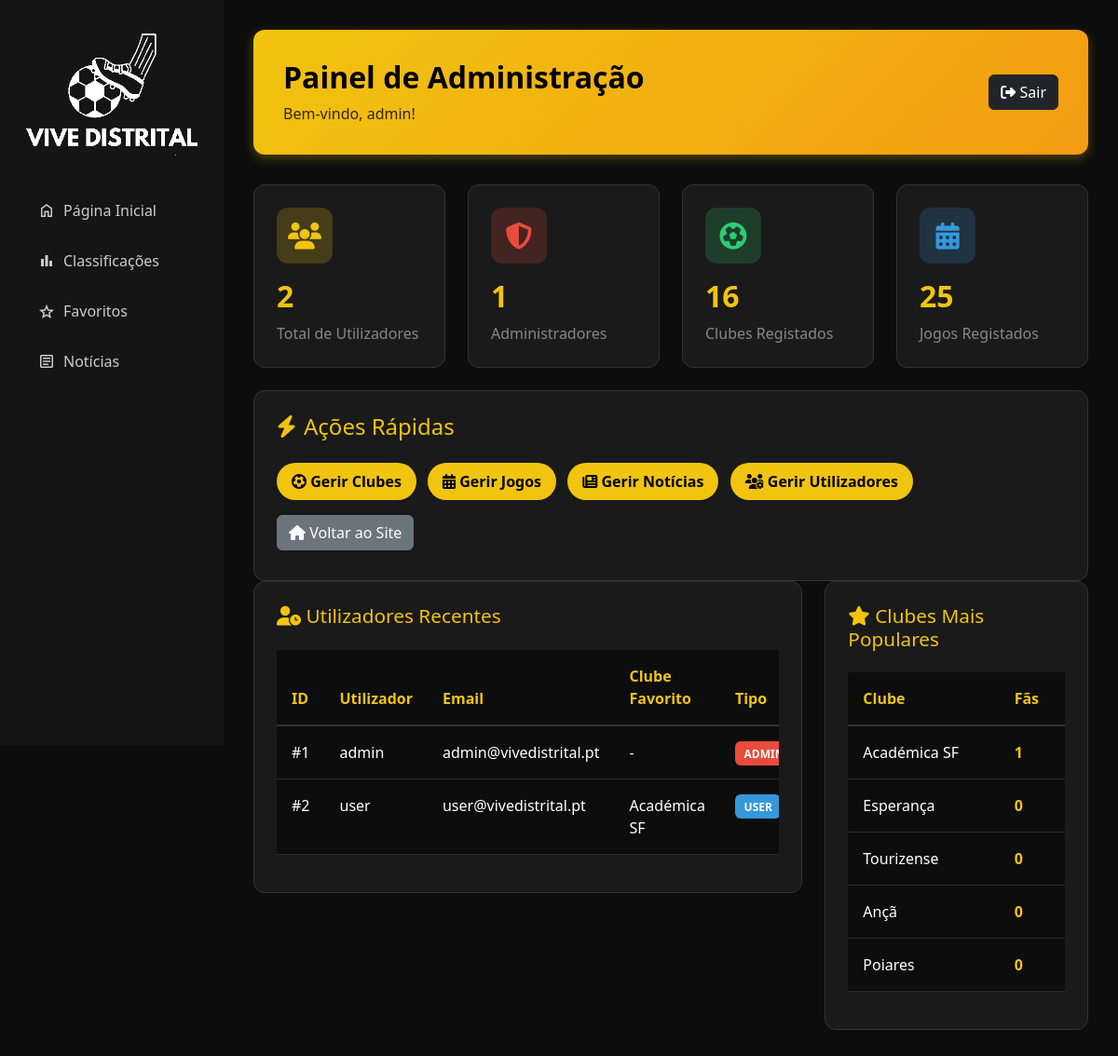
Screenshot of /admin/admin.php (signed in) with the database file from the repository.
### tables this page shows
CREATE TABLE utilizadores (
    id INT AUTO_INCREMENT PRIMARY KEY,
    username VARCHAR(50) NOT NULL UNIQUE,
    password VARCHAR(255) NOT NULL,
    email VARCHAR(100),
    clube_favorito_id INT,
    is_admin TINYINT(1) DEFAULT 0,
    is_jornalista TINYINT(1) DEFAULT 0,
    created_at TIMESTAMP DEFAULT CURRENT_TIMESTAMP,
    last_login TIMESTAMP NULL,
    FOREIGN KEY (clube_favorito_id) REFERENCES clubes(id) ON DELETE SET NULL,
    INDEX idx_username (username)
);

CREATE TABLE clubes (
    id INT AUTO_INCREMENT PRIMARY KEY,
    nome VARCHAR(100) NOT NULL,
    codigo VARCHAR(50) NOT NULL UNIQUE,
    logo VARCHAR(255) DEFAULT 'imgs/equipas/default.png',
    created_at TIMESTAMP DEFAULT CURRENT_TIMESTAMP,
    INDEX idx_codigo (codigo)
);

### includes/config.php (called while the page is built, shortened)
<?php
$pdo = new PDO("mysql:host=" . DB_HOST . ";dbname=" . DB_NAME . ";charset=utf8mb4", DB_USER, DB_PASS, [
    PDO::ATTR_ERRMODE => PDO::ERRMODE_EXCEPTION,
    PDO::ATTR_DEFAULT_FETCH_MODE => PDO::FETCH_ASSOC,
    PDO::ATTR_EMULATE_PREPARES => false
]);
$pdo->exec("SET NAMES utf8mb4");
$pdo->exec("SET CHARACTER SET utf8mb4");
function url($path = '') {
    return BASE_URL . $path;
}
function isLoggedIn() {
    return isset($_SESSION['user_id']);
}
function getLoggedUser() {
    global $pdo;
    $stmt = $pdo->prepare("SELECT u.*, c.nome as clube_favorito_nome, c.codigo as clube_favorito_codigo, c.logo as clube_favorito_logo FROM utilizadores u LEFT JOIN clubes c ON u.clube_favorito_id = c.id WHERE u.id = ?");
    $stmt->execute([$_SESSION['user_id']]);
    return $stmt->fetch();
}
?>

### admin/admin.php (the view, shortened to what this page needs)
<?php
require_once __DIR__ . '/../includes/config.php';
$user = getLoggedUser();
$stats = [];
$stmt = $pdo->query("SELECT COUNT(*) as total FROM utilizadores");
$stats['total_users'] = $stmt->fetch()['total'];
$stmt = $pdo->query("SELECT COUNT(*) as total FROM utilizadores WHERE is_admin = 1");
$stats['total_admins'] = $stmt->fetch()['total'];
$stmt = $pdo->query("SELECT COUNT(*) as total FROM clubes");
$stats['total_clubes'] = $stmt->fetch()['total'];
$stmt = $pdo->query("SELECT COUNT(*) as total FROM jogos");
$stats['total_jogos'] = $stmt->fetch()['total'];
$stmt = $pdo->query("SELECT u.*, c.nome as clube_favorito_nome FROM utilizadores u LEFT JOIN clubes c ON u.clube_favorito_id = c.id ORDER BY u.created_at DESC LIMIT 10");
$recent_users = $stmt->fetchAll();
$stmt = $pdo->query("SELECT c.nome, COUNT(u.id) as total_fans FROM clubes c LEFT JOIN utilizadores u ON c.id = u.clube_favorito_id GROUP BY c.id, c.nome ORDER BY total_fans DESC LIMIT 5");
$popular_clubs = $stmt->fetchAll();
?>
<!DOCTYPE html>
<html lang="pt">
<head>
    <link href="https://cdn.jsdelivr.net/npm/bootstrap@5.3.0/dist/css/bootstrap.min.css" rel="stylesheet">
    <link rel="stylesheet" href="https://cdnjs.cloudflare.com/ajax/libs/font-awesome/6.5.0/css/all.min.css" />
    <link rel="stylesheet" href="<?php echo url('css/comum.css'); ?>">
    <link rel="stylesheet" href="<?php echo url('css/admin.css'); ?>">
</head>
<body>
    <?php include __DIR__ . '/../includes/sidebar.php'; ?>
    <div class="main-content">
        <div class="admin-header">
            <div class="d-flex justify-content-between align-items-center">
                <div>
                    <h1>Painel de Administração</h1>
                    <p>Bem-vindo, <?php echo htmlspecialchars($user['username']); ?>!</p>
                </div>
                <a href="<?php echo url('logout.php'); ?>" class="btn btn-dark">
                    <i class="fas fa-sign-out-alt"></i> Sair
                </a>
            </div>
        </div>
        <div class="row">
            <div class="col-md-3">
                <div class="stat-card">
                    <div class="icon yellow">
                        <i class="fas fa-users"></i>
                    </div>
                    <h3><?php echo $stats['total_users']; ?></h3>
                    <p>Total de Utilizadores</p>
                </div>
            </div>
            <div class="col-md-3">
                <div class="stat-card">
                    <div class="icon red">
                        <i class="fas fa-shield-alt"></i>
                    </div>
                    <h3><?php echo $stats['total_admins']; ?></h3>
                    <p>Administradores</p>
                </div>
            </div>
            <div class="col-md-3">
                <div class="stat-card">
                    <div class="icon green">
                        <i class="fas fa-futbol"></i>
                    </div>
                    <h3><?php echo $stats['total_clubes']; ?></h3>
                    <p>Clubes Registados</p>
                </div>
            </div>
            <div class="col-md-3">
                <div class="stat-card">
                    <div class="icon blue">
                        <i class="fas fa-calendar-alt"></i>
                    </div>
                    <h3><?php echo $stats['total_jogos']; ?></h3>
                    <p>Jogos Registados</p>
                </div>
            </div>
        </div>
        <div class="quick-actions">
            <h4><i class="fas fa-bolt"></i> Ações Rápidas</h4>
            <a href="<?php echo url('admin/admin-clubes.php'); ?>" class="btn btn-primary">
                <i class="fas fa-futbol"></i> Gerir Clubes
            </a>
            <a href="<?php echo url('admin/admin-jogos.php'); ?>" class="btn btn-primary">
                <i class="fas fa-calendar-alt"></i> Gerir Jogos
            </a>
            <a href="<?php echo url('admin/admin-noticias.php'); ?>" class="btn btn-primary">
                <i class="fas fa-newspaper"></i> Gerir Notícias
            </a>
            <a href="<?php echo url('admin/admin-utilizadores.php'); ?>" class="btn btn-primary">
                <i class="fas fa-users-cog"></i> Gerir Utilizadores
            </a>
            <a href="<?php echo url('index.php'); ?>" class="btn btn-secondary">
                <i class="fas fa-home"></i> Voltar ao Site
            </a>
        </div>
        <div class="row">
            <div class="col-lg-8">
                <div class="table-container">
                    <h4><i class="fas fa-user-clock"></i> Utilizadores Recentes</h4>
                    <div class="table-responsive">
                        <table class="table">
                            <thead>
                                <tr>
                                    <th>ID</th>
                                    <th>Utilizador</th>
                                    <th>Email</th>
                                    <th>Clube Favorito</th>
                                    <th>Tipo</th>
                                </tr>
                            </thead>
                            <tbody>
                                <?php foreach ($recent_users as $u): ?>
                                <tr>
                                    <td>#<?php echo $u['id']; ?></td>
                                    <td><?php echo htmlspecialchars($u['username']); ?></td>
                                    <td><?php echo htmlspecialchars($u['email']); ?></td>
                                    <td><?php echo $u['clube_favorito_nome'] ? htmlspecialchars($u['clube_favorito_nome']) : '-'; ?></td>
                                    <td>
                                        <?php if ($u['is_admin']): ?>
                                            <span class="badge-admin">ADMIN</span>
                                        <?php elseif (isset($u['is_jornalista']) && $u['is_jornalista']): ?>
                                            <span class="badge-admin" style="background-color: #3498db;">JORNALISTA</span>
                                        <?php else: ?>
                                            <span class="badge-user">USER</span>
                                        <?php endif; ?>
                                    </td>
                                </tr>
                                <?php endforeach; ?>
                            </tbody>
                        </table>
                    </div>
                </div>
            </div>
            <div class="col-lg-4">
                <div class="table-container">
                    <h4><i class="fas fa-star"></i> Clubes Mais Populares</h4>
                    <div class="table-responsive">
                        <table class="table">
                            <thead>
                                <tr>
                                    <th>Clube</th>
                                    <th>Fãs</th>
                                </tr>
                            </thead>
                            <tbody>
                                <?php foreach ($popular_clubs as $club): ?>
                                <tr>
                                    <td><?php echo htmlspecialchars($club['nome']); ?></td>
                                    <td>
                                        <strong style="color: #f1c40f;">
                                            <?php echo $club['total_fans']; ?>
                                        </strong>
                                    </td>
                                </tr>
                                <?php endforeach; ?>
                            </tbody>
                        </table>
                    </div>
                </div>
            </div>
        </div>
    </div>
</body>
</html>
</body>
</html>

### css/comum.css (style rules this page uses)
:root { --bs-body-bg: #0D0D0D; --bs-body-color: #FFFFFF; --bs-tertiary-bg: #1A1A1A; --primary-accent: #f1c40f; --sidebar-bg: #151515; }
body { background-color: var(--bs-body-bg); color: var(--bs-body-color); }
.btn-primary { background-color: var(--primary-accent); color: #000; border: none; border-radius: 20px; font-weight: 600; padding: 0.5rem 1rem; transition: all 0.3s; }
.main-content { margin-left: 240px; padding: 2rem; }

### css/admin.css (style rules this page uses)
.admin-header { background: linear-gradient(135deg, #f1c40f 0%, #f39c12 100%); color: #000; padding: 2rem; border-radius: 12px; margin-bottom: 2rem; box-shadow: 0 4px 12px rgba(241, 196, 15, 0.3); }
.admin-header h1 { margin: 0; font-size: 2rem; font-weight: 700; color: #000; }
.admin-header p { margin: 0.5rem 0 0 0; opacity: 0.8; color: #000; }
.stat-card { background-color: #1A1A1A; border-radius: 12px; padding: 1.5rem; margin-bottom: 1.5rem; border: 1px solid #333; transition: transform 0.3s, box-shadow 0.3s; }
.stat-card .icon { width: 60px; height: 60px; border-radius: 12px; display: flex; align-items: center; justify-content: center; font-size: 1.8rem; margin-bottom: 1rem; }
.stat-card .icon.yellow { background-color: rgba(241, 196, 15, 0.2); color: #f1c40f; }
.stat-card .icon.blue { background-color: rgba(52, 152, 219, 0.2); color: #3498db; }
.stat-card .icon.green { background-color: rgba(46, 204, 113, 0.2); color: #2ecc71; }
.stat-card .icon.red { background-color: rgba(231, 76, 60, 0.2); color: #e74c3c; }
.stat-card h3 { font-size: 2rem; font-weight: 700; color: #f1c40f; margin: 0; }
.stat-card p { color: #888; margin: 0.5rem 0 0 0; }
.quick-actions { background-color: #1A1A1A; border-radius: 12px; padding: 1.5rem; border: 1px solid #333; }
.quick-actions h4 { color: #f1c40f; margin-bottom: 1rem; display: flex; align-items: center; gap: 0.5rem; }
.quick-actions .btn { margin: 0.5rem 0.5rem 0.5rem 0; }
.table-container { background-color: #1A1A1A; border-radius: 12px; padding: 1.5rem; margin-bottom: 1.5rem; border: 1px solid #333; }
.table-container h4 { color: #f1c40f; margin-bottom: 1.5rem; font-size: 1.3rem; }
.table { color: white; }
.table thead { border-bottom: 2px solid #333; }
.table th { color: #f1c40f; font-weight: 600; padding: 1rem; border: none; }
.table td { padding: 1rem; border-color: #2a2a2a; }
.badge-admin { background-color: #e74c3c; padding: 0.3rem 0.6rem; border-radius: 6px; font-size: 0.75rem; font-weight: 600; }
.badge-user { background-color: #3498db; padding: 0.3rem 0.6rem; border-radius: 6px; font-size: 0.75rem; font-weight: 600; }

### rows the page displays
utilizadores: username "admin", id "1", email "admin@vivedistrital.pt", is_admin "ADMIN"
utilizadores: id "2", username "user", email "user@vivedistrital.pt", clube_favorito.nome "Académica SF", is_admin "USER"

### other values shown
$stats['total_users'] "2"
$stats['total_admins'] "1"
$stats['total_clubes'] "16"
$stats['total_jogos'] "25"
$club['nome'] "Académica SF"
$club['total_fans'] "1"
$club['nome'] "Esperança"
$club['total_fans'] "0"
$club['nome'] "Tourizense"
$club['nome'] "Ançã"
$club['nome'] "Poiares"
